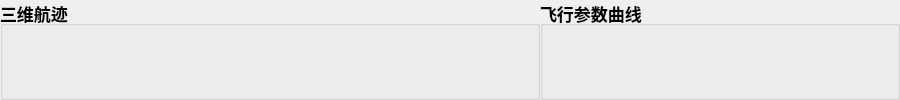
    <widget class="QWidget" name="b" native="true">
     <property name="sizePolicy">
      <sizepolicy hsizetype="Expanding" vsizetype="Preferred">
       <horstretch>0</horstretch>
       <verstretch>0</verstretch>
      </sizepolicy>
     </property>
     <property name="minimumSize">
      <size>
       <width>900</width>
       <height>0</height>
      </size>
     </property>
     <layout class="QHBoxLayout" name="horizontalLayout" stretch="3,2">
      <property name="spacing">
       <number>0</number>
      </property>
      <property name="leftMargin">
       <number>0</number>
      </property>
      <property name="topMargin">
       <number>0</number>
      </property>
      <property name="rightMargin">
       <number>0</number>
      </property>
      <property name="bottomMargin">
       <number>0</number>
      </property>
      <item>
       <widget class="QGroupBox" name="b1">
        <property name="minimumSize">
         <size>
          <width>0</width>
          <height>0</height>
         </size>
        </property>
        <property name="font">
         <font>
          <family>Microsoft YaHei UI</family>
          <pointsize>13</pointsize>
          <weight>75</weight>
          <bold>true</bold>
         </font>
        </property>
        <property name="title">
         <string>三维航迹</string>
        </property>
        <layout class="QVBoxLayout" name="verticalLayout_3" stretch="2,1">
         <property name="spacing">
          <number>6</number>
         </property>
         <property name="leftMargin">
          <number>0</number>
         </property>
         <property name="topMargin">
          <number>0</number>
         </property>
         <property name="rightMargin">
          <number>0</number>
         </property>
         <property name="bottomMargin">
          <number>0</number>
         </property>
         <item>
          <widget class="QmyFigureCanvas" name="threeDView" native="true"/>
         </item>
         <item>
          <widget class="QWidget" name="mapView" native="true"/>
         </item>
        </layout>
       </widget>
      </item>
      <item>
       <widget class="QGroupBox" name="b2">
        <property name="sizePolicy">
         <sizepolicy hsizetype="Preferred" vsizetype="Preferred">
          <horstretch>0</horstretch>
          <verstretch>0</verstretch>
         </sizepolicy>
        </property>
        <property name="minimumSize">
         <size>
          <width>350</width>
          <height>0</height>
         </size>
        </property>
        <property name="font">
         <font>
          <family>Microsoft YaHei UI</family>
          <pointsize>13</pointsize>
          <weight>75</weight>
          <bold>true</bold>
         </font>
        </property>
        <property name="title">
         <string>飞行参数曲线</string>
        </property>
        <layout class="QVBoxLayout" name="verticalLayout_2">
         <property name="spacing">
          <number>0</number>
         </property>
         <property name="leftMargin">
          <number>0</number>
         </property>
         <property name="topMargin">
          <number>0</number>
         </property>
         <property name="rightMargin">
          <number>0</number>
         </property>
         <property name="bottomMargin">
          <number>0</number>
         </property>
         <item>
          <widget class="QmyFigureCanvas" name="heightView" native="true"/>
         </item>
         <item>
          <widget class="QmyFigureCanvas" name="thetaView" native="true"/>
         </item>
         <item>
          <widget class="QmyFigureCanvas" name="phiView" native="true"/>
         </item>
         <item>
          <widget class="QmyFigureCanvas" name="psiView" native="true"/>
         </item>
        </layout>
       </widget>
      </item>
     </layout>
    </widget>
